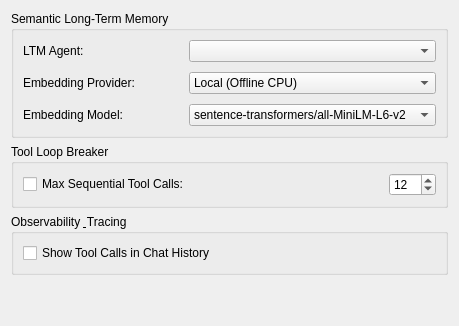
     <widget class="QWidget" name="tab">
      <attribute name="title">
       <string>Runtime</string>
      </attribute>
      <layout class="QGridLayout" name="gridLayout_4">
       <item row="2" column="0">
        <widget class="QGroupBox" name="grp_observability">
         <property name="title">
          <string>Observability &amp; Tracing</string>
         </property>
         <layout class="QVBoxLayout" name="verticalLayout_observability">
          <item>
           <widget class="QCheckBox" name="chk_show_tool_calls">
            <property name="text">
             <string>Show Tool Calls in Chat History</string>
            </property>
           </widget>
          </item>
         </layout>
        </widget>
       </item>
       <item row="1" column="0">
        <widget class="QGroupBox" name="grp_loop">
         <property name="title">
          <string>Tool Loop Breaker</string>
         </property>
         <layout class="QVBoxLayout" name="verticalLayout_loop">
          <item>
           <layout class="QHBoxLayout" name="horizontalLayout_max_tools">
            <item>
             <widget class="QCheckBox" name="checkBoxMaxToolCalls">
              <property name="text">
               <string>Max Sequential Tool Calls:</string>
              </property>
             </widget>
            </item>
            <item>
             <widget class="QSpinBox" name="spin_max_tools">
              <property name="sizePolicy">
               <sizepolicy hsizetype="Maximum" vsizetype="Fixed">
                <horstretch>0</horstretch>
                <verstretch>0</verstretch>
               </sizepolicy>
              </property>
              <property name="minimum">
               <number>1</number>
              </property>
              <property name="maximum">
               <number>100</number>
              </property>
              <property name="value">
               <number>12</number>
              </property>
             </widget>
            </item>
           </layout>
          </item>
         </layout>
        </widget>
       </item>
       <item row="0" column="0">
        <widget class="QGroupBox" name="grp_semantic">
         <property name="title">
          <string>Semantic Long-Term Memory</string>
         </property>
         <layout class="QVBoxLayout" name="verticalLayout_semantic">
          <property name="spacing">
           <number>10</number>
          </property>
          <item>
           <layout class="QHBoxLayout" name="horizontalLayout_emb_provider_2">
            <item>
             <widget class="QLabel" name="label_emb_provider_2">
              <property name="minimumSize">
               <size>
                <width>156</width>
                <height>0</height>
               </size>
              </property>
              <property name="maximumSize">
               <size>
                <width>156</width>
                <height>16777215</height>
               </size>
              </property>
              <property name="text">
               <string>LTM Agent:</string>
              </property>
             </widget>
            </item>
            <item>
             <widget class="QComboBox" name="combo_emb_provider_2">
              <property name="sizePolicy">
               <sizepolicy hsizetype="Expanding" vsizetype="Fixed">
                <horstretch>0</horstretch>
                <verstretch>0</verstretch>
               </sizepolicy>
              </property>
             </widget>
            </item>
           </layout>
          </item>
          <item>
           <layout class="QHBoxLayout" name="horizontalLayout_emb_provider">
            <item>
             <widget class="QLabel" name="label_emb_provider">
              <property name="minimumSize">
               <size>
                <width>156</width>
                <height>0</height>
               </size>
              </property>
              <property name="maximumSize">
               <size>
                <width>156</width>
                <height>16777215</height>
               </size>
              </property>
              <property name="text">
               <string>Embedding Provider:</string>
              </property>
             </widget>
            </item>
            <item>
             <widget class="QComboBox" name="combo_emb_provider">
              <property name="sizePolicy">
               <sizepolicy hsizetype="Expanding" vsizetype="Fixed">
                <horstretch>0</horstretch>
                <verstretch>0</verstretch>
               </sizepolicy>
              </property>
              <item>
               <property name="text">
                <string>Local (Offline CPU)</string>
               </property>
              </item>
              <item>
               <property name="text">
                <string>Gemini</string>
               </property>
              </item>
              <item>
               <property name="text">
                <string>Custom / OpenAI Compatible</string>
               </property>
              </item>
             </widget>
            </item>
           </layout>
          </item>
          <item>
           <layout class="QHBoxLayout" name="horizontalLayout_emb_model">
            <item>
             <widget class="QLabel" name="label_emb_model">
              <property name="minimumSize">
               <size>
                <width>156</width>
                <height>0</height>
               </size>
              </property>
              <property name="maximumSize">
               <size>
                <width>156</width>
                <height>16777215</height>
               </size>
              </property>
              <property name="text">
               <string>Embedding Model:</string>
              </property>
             </widget>
            </item>
            <item>
             <widget class="QComboBox" name="comboBox">
              <property name="sizePolicy">
               <sizepolicy hsizetype="Expanding" vsizetype="Fixed">
                <horstretch>0</horstretch>
                <verstretch>0</verstretch>
               </sizepolicy>
              </property>
              <item>
               <property name="text">
                <string>sentence-transformers/all-MiniLM-L6-v2</string>
               </property>
              </item>
             </widget>
            </item>
           </layout>
          </item>
         </layout>
        </widget>
       </item>
       <item row="3" column="0">
        <spacer name="verticalSpacer">
         <property name="orientation">
          <enum>Qt::Vertical</enum>
         </property>
         <property name="sizeHint" stdset="0">
          <size>
           <width>20</width>
           <height>40</height>
          </size>
         </property>
        </spacer>
       </item>
      </layout>
     </widget>
